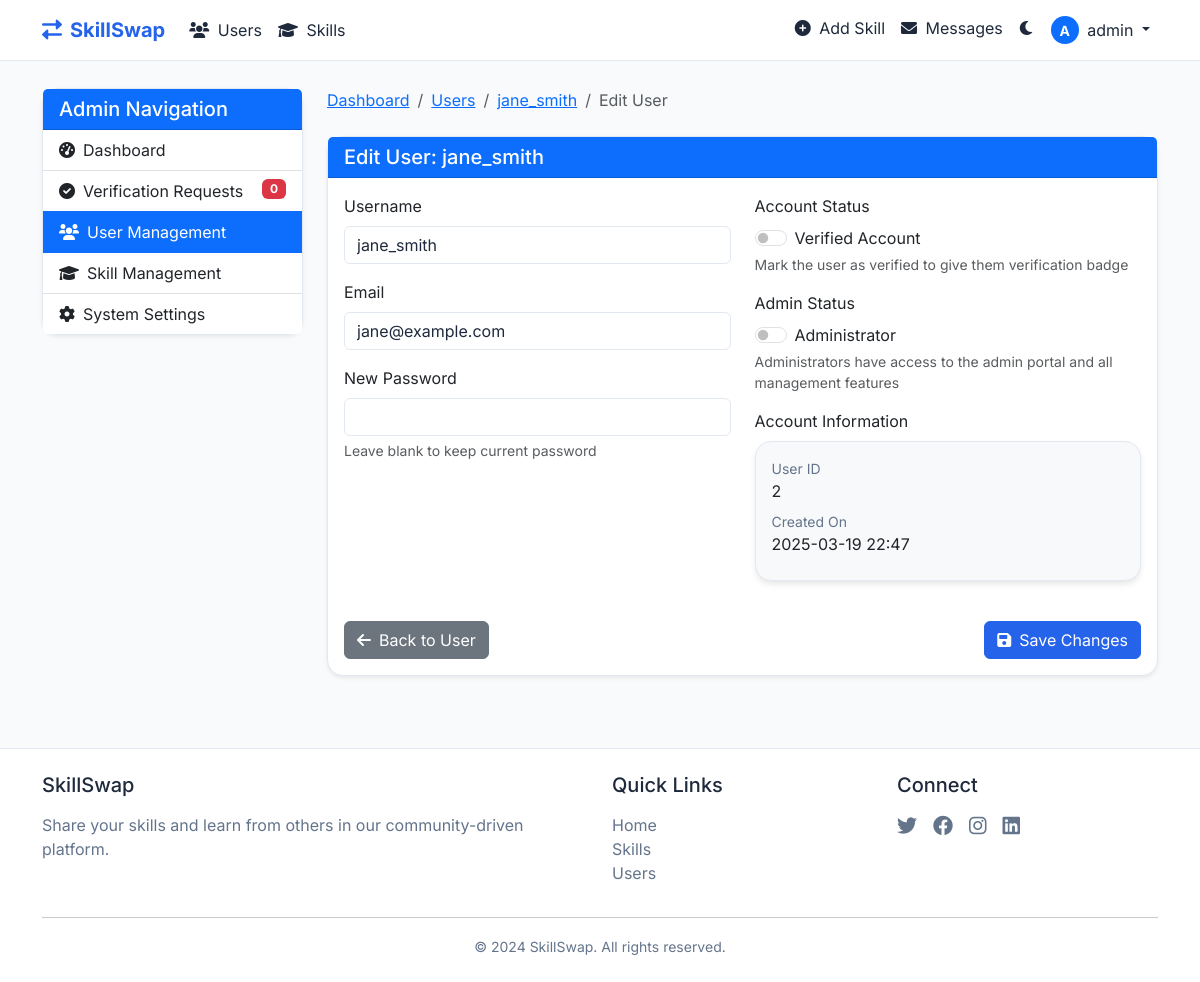
The page /admin/user/2/edit (signed in) on the database its author committed.
### app.py (models this page shows)
class User(UserMixin, db.Model):
    id = db.Column(db.Integer, primary_key=True)
    username = db.Column(db.String(80), unique=True, nullable=False)
    email = db.Column(db.String(120), unique=True, nullable=False)
    password_hash = db.Column(db.String(256), nullable=False)
    created_at = db.Column(db.DateTime, default=datetime.utcnow)
    is_verified = db.Column(db.Boolean, default=False)
    is_admin = db.Column(db.Boolean, default=False)
    skills = db.relationship('Skill', backref='user', lazy=True)
    verification_requests = db.relationship('VerificationRequest', backref='user', lazy=True)

### app.py (the view, shortened to what this page needs)
@app.route('/admin/user/<int:user_id>/edit', methods=['GET', 'POST'])
@login_required
@admin_required
def admin_user_edit(user_id):
    user = User.query.get_or_404(user_id)
    pending_verifications = VerificationRequest.query.filter_by(status='pending').count()
    return render_template(
        'admin/user_edit.html',
        user=user,
        pending_verifications=pending_verifications
    )

### app.py (called while the page is built)
@login_manager.user_loader
def load_user(user_id):
    return User.query.get(int(user_id))

def admin_required(func):
    @wraps(func)
    def decorated_view(*args, **kwargs):
        if not current_user.is_authenticated or not current_user.is_admin:
            flash('You do not have permission to access this page.', 'danger')
            return redirect(url_for('index'))
        return func(*args, **kwargs)
    return decorated_view

@app.context_processor
def utility_processor():
    def is_admin():
        if current_user.is_authenticated:
            return current_user.is_admin
        return False
    return dict(is_admin=is_admin)

@app.context_processor
def unread_messages_count():
    count = 0
    if current_user.is_authenticated:
        count = Message.query.filter_by(recipient_id=current_user.id, read=False).count()
    return dict(unread_messages_count=count)

### templates/admin/user_edit.html
{% extends "base.html" %}
{% block content %}
<div class="container py-4">
    <div class="row">
        <div class="col-lg-3">
            <div class="card shadow-sm mb-4">
                <div class="card-header bg-primary text-white">
                    <h5 class="mb-0">Admin Navigation</h5>
                </div>
                <div class="list-group list-group-flush">
                    <a href="{{ url_for('admin_dashboard') }}" class="list-group-item list-group-item-action">
                        <i class="fas fa-tachometer-alt me-2"></i>Dashboard
                    </a>
                    <a href="{{ url_for('admin_verification_requests') }}" class="list-group-item list-group-item-action">
                        <i class="fas fa-check-circle me-2"></i>Verification Requests
                        <span class="badge bg-danger float-end">{{ pending_verifications }}</span>
                    </a>
                    <a href="{{ url_for('admin_users') }}" class="list-group-item list-group-item-action active">
                        <i class="fas fa-users me-2"></i>User Management
                    </a>
                    <a href="{{ url_for('admin_skills') }}" class="list-group-item list-group-item-action">
                        <i class="fas fa-graduation-cap me-2"></i>Skill Management
                    </a>
                    <a href="{{ url_for('admin_settings') }}" class="list-group-item list-group-item-action">
                        <i class="fas fa-cog me-2"></i>System Settings
                    </a>
                </div>
            </div>
        </div>
        <div class="col-lg-9">
            <nav aria-label="breadcrumb" class="mb-4">
                <ol class="breadcrumb">
                    <li class="breadcrumb-item"><a href="{{ url_for('admin_dashboard') }}">Dashboard</a></li>
                    <li class="breadcrumb-item"><a href="{{ url_for('admin_users') }}">Users</a></li>
                    <li class="breadcrumb-item"><a href="{{ url_for('admin_user_detail', user_id=user.id) }}">{{ user.username }}</a></li>
                    <li class="breadcrumb-item active">Edit User</li>
                </ol>
            </nav>
            <div class="card shadow-sm">
                <div class="card-header bg-primary text-white">
                    <h5 class="mb-0">Edit User: {{ user.username }}</h5>
                </div>
                <div class="card-body">
                    <form action="{{ url_for('admin_user_edit', user_id=user.id) }}" method="POST">
                        <div class="row">
                            <div class="col-md-6">
                                <div class="mb-3">
                                    <label for="username" class="form-label">Username</label>
                                    <input type="text" class="form-control" id="username" name="username" value="{{ user.username }}" required>
                                </div>
                                <div class="mb-3">
                                    <label for="email" class="form-label">Email</label>
                                    <input type="email" class="form-control" id="email" name="email" value="{{ user.email }}" required>
                                </div>
                                <div class="mb-3">
                                    <label for="new_password" class="form-label">New Password</label>
                                    <input type="password" class="form-control" id="new_password" name="new_password">
                                    <div class="form-text">Leave blank to keep current password</div>
                                </div>
                            </div>
                            <div class="col-md-6">
                                <div class="mb-3">
                                    <label class="form-label d-block">Account Status</label>
                                    <div class="form-check form-switch">
                                        <input class="form-check-input" type="checkbox" id="is_verified" name="is_verified" value="1" {% if user.is_verified %}checked{% endif %}>
                                        <label class="form-check-label" for="is_verified">Verified Account</label>
                                    </div>
                                    <div class="form-text">Mark the user as verified to give them verification badge</div>
                                </div>
                                <div class="mb-3">
                                    <label class="form-label d-block">Admin Status</label>
                                    <div class="form-check form-switch">
                                        <input class="form-check-input" type="checkbox" id="is_admin" name="is_admin" value="1" {% if user.is_admin %}checked{% endif %}>
                                        <label class="form-check-label" for="is_admin">Administrator</label>
                                    </div>
                                    <div class="form-text">Administrators have access to the admin portal and all management features</div>
                                </div>
                                <div class="mb-3">
                                    <label class="form-label">Account Information</label>
                                    <div class="card card-body bg-light">
                                        <div class="mb-2">
                                            <small class="text-muted d-block">User ID</small>
                                            <span>{{ user.id }}</span>
                                        </div>
                                        <div class="mb-2">
                                            <small class="text-muted d-block">Created On</small>
                                            <span>{{ user.created_at.strftime('%Y-%m-%d %H:%M') }}</span>
                                        </div>
                                    </div>
                                </div>
                            </div>
                        </div>
                        <div class="d-flex justify-content-between mt-4">
                            <a href="{{ url_for('admin_user_detail', user_id=user.id) }}" class="btn btn-secondary">
                                <i class="fas fa-arrow-left me-2"></i>Back to User
                            </a>
                            <button type="submit" class="btn btn-primary">
                                <i class="fas fa-save me-2"></i>Save Changes
                            </button>
                        </div>
                    </form>
                </div>
            </div>
        </div>
    </div>
</div>
{% endblock %}

### templates/base.html (shortened to what this page needs)
<!DOCTYPE html>
<html lang="en">
<head>
    <link href="https://cdn.jsdelivr.net/npm/bootstrap@5.3.0/dist/css/bootstrap.min.css" rel="stylesheet">
    <link href="https://cdnjs.cloudflare.com/ajax/libs/font-awesome/6.0.0/css/all.min.css" rel="stylesheet">
    <link href="{{ url_for('static', filename='css/style.css') }}" rel="stylesheet">
</head>
<body>
    <nav class="navbar navbar-expand-lg fixed-top">
        <div class="container">
            <a class="navbar-brand" href="{{ url_for('index') }}">
                <i class="fas fa-exchange-alt me-2"></i>SkillSwap
            </a>
            <div class="collapse navbar-collapse" id="navbarNav">
                <ul class="navbar-nav me-auto">
                    <li class="nav-item">
                        <a class="nav-link" href="{{ url_for('users_list') }}">
                            <i class="fas fa-users me-1"></i> Users
                        </a>
                    </li>
                    <li class="nav-item">
                        <a class="nav-link" href="{{ url_for('skills_list') }}">
                            <i class="fas fa-graduation-cap me-1"></i> Skills
                        </a>
                    </li>
                </ul>
                <ul class="navbar-nav">
                    {% if current_user.is_authenticated %}
                    <li class="nav-item">
                        <a class="nav-link" href="{{ url_for('add_skill') }}">
                            <i class="fas fa-plus-circle me-1"></i> Add Skill
                        </a>
                    </li>
                    <li class="nav-item">
                        <a class="nav-link" href="{{ url_for('messages_inbox') }}">
                            <i class="fas fa-envelope me-1"></i> Messages
                        </a>
                    </li>
                    {% endif %}
                    <li class="nav-item">
                        <div class="theme-toggle nav-link" onclick="toggleTheme()">
                            <i class="fas fa-moon"></i>
                        </div>
                    </li>
                    {% if current_user.is_authenticated %}
                        <li class="nav-item dropdown">
                            <a class="nav-link dropdown-toggle" href="#" id="navbarDropdown" role="button" data-bs-toggle="dropdown">
                                <span class="avatar-circle bg-primary me-1">{{ current_user.username[0] | upper }}</span>
                                {{ current_user.username }}
                            </a>
                        </li>
                    {% endif %}
                </ul>
            </div>
        </div>
    </nav>
    <main style="margin-top: 4rem;">
        {% block content %}{% endblock %}
    </main>
    <footer class="footer mt-5 py-4">
        <div class="container">
            <div class="row">
                <div class="col-md-6">
                    <h5 class="mb-3">SkillSwap</h5>
                    <p class="text-muted">Share your skills and learn from others in our community-driven platform.</p>
                </div>
                <div class="col-md-3">
                    <h5 class="mb-3">Quick Links</h5>
                    <ul class="list-unstyled">
                        <li><a href="{{ url_for('index') }}" class="text-decoration-none text-muted">Home</a></li>
                        <li><a href="{{ url_for('skills_list') }}" class="text-decoration-none text-muted">Skills</a></li>
                        <li><a href="{{ url_for('users_list') }}" class="text-decoration-none text-muted">Users</a></li>
                    </ul>
                </div>
                <div class="col-md-3">
                    <h5 class="mb-3">Connect</h5>
                    <div class="d-flex gap-3">
                        <a href="#" class="text-muted"><i class="fab fa-twitter fa-lg"></i></a>
                        <a href="#" class="text-muted"><i class="fab fa-facebook fa-lg"></i></a>
                        <a href="#" class="text-muted"><i class="fab fa-instagram fa-lg"></i></a>
                        <a href="#" class="text-muted"><i class="fab fa-linkedin fa-lg"></i></a>
                    </div>
                </div>
            </div>
            <hr>
            <div class="text-center text-muted">
                <small>&copy; {{ now.year if now else 2024 }} SkillSwap. All rights reserved.</small>
            </div>
        </div>
    </footer>
</body>
</html>

### static/css/style.css (style rules this page uses)
:root { --bg-primary: #ffffff; --bg-secondary: #f8fafc; --text-primary: #1e293b; --text-secondary: #64748b; --primary-color: #2563eb; --primary-hover: #1d4ed8; --card-bg: #ffffff; --border-color: #e2e8f0; --shadow-color: rgba(0, 0, 0, 0.1); --section-bg: #f8fafc; --muted-color: #64748b; }
body { font-family: 'Inter', system-ui, -apple-system, sans-serif; background-color: var(--bg-secondary); color: var(--text-primary); transition: background-color 0.3s, color 0.3s; }
.navbar { background-color: var(--bg-primary) !important; border-bottom: 1px solid var(--border-color); backdrop-filter: blur(10px); }
.navbar-brand { color: var(--primary-color) !important; font-weight: 700; }
.nav-link { color: var(--text-primary) !important; }
.card { background-color: var(--card-bg); border: 1px solid var(--border-color); border-radius: 1rem; box-shadow: 0 4px 6px -1px var(--shadow-color); transition: transform 0.2s, box-shadow 0.2s; }
.btn-primary { background-color: var(--primary-color); border-color: var(--primary-color); }
.theme-toggle { cursor: pointer; padding: 0.5rem; border-radius: 0.5rem; transition: background-color 0.2s; }
.form-control { background-color: var(--bg-primary); border-color: var(--border-color); color: var(--text-primary); }
.text-muted { color: var(--muted-color) !important; }
.badge { color: #ffffff !important; }
.footer { background-color: var(--bg-primary); border-top: 1px solid var(--border-color); }
.footer a { color: var(--text-secondary) !important; transition: color 0.2s; }
.animate-fade-in { animation: fadeIn 0.5s ease forwards; }
.avatar-circle { display: inline-flex; align-items: center; justify-content: center; width: 28px; height: 28px; border-radius: 50%; color: white; font-weight: bold; text-align: center; font-size: 14px; }

### rows shown on the page
User: username "A", username "admin"
User: username "jane_smith", email "jane@example.com", id "2", created_at "2025-03-19 22:47"

### other values the page prints
{{ pending_verifications }} "0"
{{ now.year if now else 2024 }} "2024"
